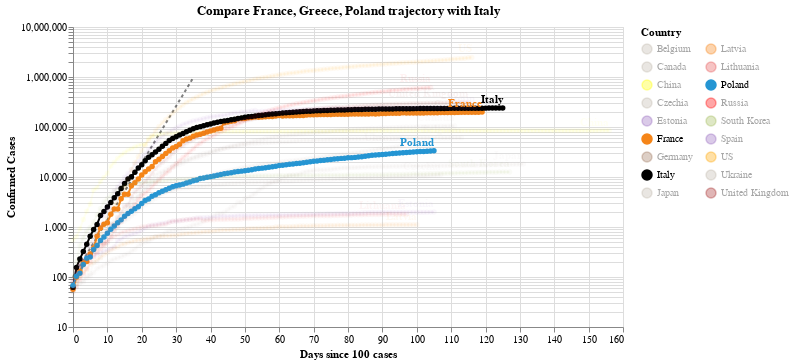

Notebook code for this chart:
### Code cell
#hide_input
chart2 = make_since_chart(dff2, ['France', 'Greece', 'Poland'], baseline_countries)
chart2

### Figure 1 — Vega-Lite specification as saved in the notebook (floating-point values rounded to 4 significant figures; data arrays with more than 128 entries replaced by an {"elided": "..."} marker saying what was removed)
{"config": {"view": {"continuousWidth": 400, "continuousHeight": 300}}, "layer": [{"data": {"name": "data-628230001892d6798b50651be41d1b3e"}, "mark": {"type": "line", "color": "black", "opacity": 0.5, "strokeDash": [3, 3]}, "encoding": {"x": {"type": "quantitative", "field": "Days since 100 cases"}, "y": {"type": "quantitative", "field": "Confirmed Cases"}}}, {"data": {"name": "data-97d416d33672a2d68bd29a7aa754a843"}, "mark": {"type": "line", "point": true}, "encoding": {"color": {"type": "nominal", "field": "Country", "legend": {"columns": 2}, "scale": {"domain": ["Belgium", "Canada", "China", "Czechia", "Estonia", "France", "Germany", "Italy", "Japan", "Latvia", "Lithuania", "Poland", "Russia", "South Korea", "Spain", "US", "Ukraine", "United Kingdom"], "range": ["#C1B7AD", "#C1B7AD", "yellow", "#C1B7AD", "#9467bd", "#F58518", "#9D755D", "black", "#C1B7AD", "#F58518", "#E45756", "#2495D3", "red", "#A1BA59", "#9467bd", "orange", "#C1B7AD", "brown"]}}, "opacity": {"condition": {"value": 1, "selection": "selector005"}, "value": 0.05}, "tooltip": [{"type": "nominal", "field": "Country"}, {"type": "temporal", "field": "Date"}, {"type": "quantitative", "field": "Confirmed Cases"}, {"type": "quantitative", "field": "Days since 100 cases"}], "x": {"type": "quantitative", "field": "Days since 100 cases"}, "y": {"type": "quantitative", "field": "Confirmed Cases", "scale": {"type": "log"}}}, "selection": {"selector005": {"type": "multi", "fields": ["Country"], "bind": "legend", "init": [{"Country": "France"}, {"Country": "Greece"}, {"Country": "Poland"}, {"Country": "Italy"}]}}, "width": 550}, {"data": {"name": "data-97d416d33672a2d68bd29a7aa754a843"}, "mark": {"type": "text", "align": "right", "dy": -8, "fontWeight": "bold"}, "encoding": {"color": {"type": "nominal", "field": "Country", "legend": {"columns": 2}, "scale": {"domain": ["Belgium", "Canada", "China", "Czechia", "Estonia", "France", "Germany", "Italy", "Japan", "Latvia", "Lithuania", "Poland", "Russia", "South Korea", "Spain", "US", "Ukraine", "United Kingdom"], "range": ["#C1B7AD", "#C1B7AD", "yellow", "#C1B7AD", "#9467bd", "#F58518", "#9D755D", "black", "#C1B7AD", "#F58518", "#E45756", "#2495D3", "red", "#A1BA59", "#9467bd", "orange", "#C1B7AD", "brown"]}}, "opacity": {"condition": {"value": 1, "selection": "selector005"}, "value": 0.05}, "text": {"type": "nominal", "field": "Country"}, "tooltip": [{"type": "nominal", "field": "Country"}, {"type": "temporal", "field": "Date"}, {"type": "quantitative", "field": "Confirmed Cases"}, {"type": "quantitative", "field": "Days since 100 cases"}], "x": {"type": "quantitative", "field": "Days since 100 cases"}, "y": {"type": "quantitative", "field": "Confirmed Cases", "scale": {"type": "log"}}}, "transform": [{"filter": "(datum['Date'] >= 1593129600000)"}], "width": 550}], "title": "Compare France, Greece, Poland trajectory with Italy", "$schema": "https://vega.github.io/schema/vega-lite/v4.0.2.json", "datasets": {"data-628230001892d6798b50651be41d1b3e": [{"Days since 100 cases": 0, "Confirmed Cases": 100.0}, {"Days since 100 cases": 1, "Confirmed Cases": 130.0}, {"Days since 100 cases": 2, "Confirmed Cases": 169.0}, {"Days since 100 cases": 3, "Confirmed Cases": 219.7}, {"Days since 100 cases": 4, "Confirmed Cases": 285.6}, {"Days since 100 cases": 5, "Confirmed Cases": 371.3}, {"Days since 100 cases": 6, "Confirmed Cases": 482.7}, {"Days since 100 cases": 7, "Confirmed Cases": 627.5}, {"Days since 100 cases": 8, "Confirmed Cases": 815.7}, {"Days since 100 cases": 9, "Confirmed Cases": 1060.0}, {"Days since 100 cases": 10, "Confirmed Cases": 1379.0}, {"Days since 100 cases": 11, "Confirmed Cases": 1792.0}, {"Days since 100 cases": 12, "Confirmed Cases": 2330.0}, {"Days since 100 cases": 13, "Confirmed Cases": 3029.0}, {"Days since 100 cases": 14, "Confirmed Cases": 3937.0}, {"Days since 100 cases": 15, "Confirmed Cases": 5119.0}, {"Days since 100 cases": 16, "Confirmed Cases": 6654.0}, {"Days since 100 cases": 17, "Confirmed Cases": 8650.0}, {"Days since 100 cases": 18, "Confirmed Cases": 11250.0}, {"Days since 100 cases": 19, "Confirmed Cases": 14620.0}, {"Days since 100 cases": 20, "Confirmed Cases": 19000.0}, {"Days since 100 cases": 21, "Confirmed Cases": 24710.0}, {"Days since 100 cases": 22, "Confirmed Cases": 32120.0}, {"Days since 100 cases": 23, "Confirmed Cases": 41750.0}, {"Days since 100 cases": 24, "Confirmed Cases": 54280.0}, {"Days since 100 cases": 25, "Confirmed Cases": 70560.0}, {"Days since 100 cases": 26, "Confirmed Cases": 91730.0}, {"Days since 100 cases": 27, "Confirmed Cases": 119300.0}, {"Days since 100 cases": 28, "Confirmed Cases": 155000.0}, {"Days since 100 cases": 29, "Confirmed Cases": 201500.0}, {"Days since 100 cases": 30, "Confirmed Cases": 262000.0}, {"Days since 100 cases": 31, "Confirmed Cases": 340600.0}, {"Days since 100 cases": 32, "Confirmed Cases": 442800.0}, {"Days since 100 cases": 33, "Confirmed Cases": 575600.0}, {"Days since 100 cases": 34, "Confirmed Cases": 748300.0}, {"Days since 100 cases": 35, "Confirmed Cases": 972800.0}], "data-97d416d33672a2d68bd29a7aa754a843": {"elided": "2080 records"}}}
